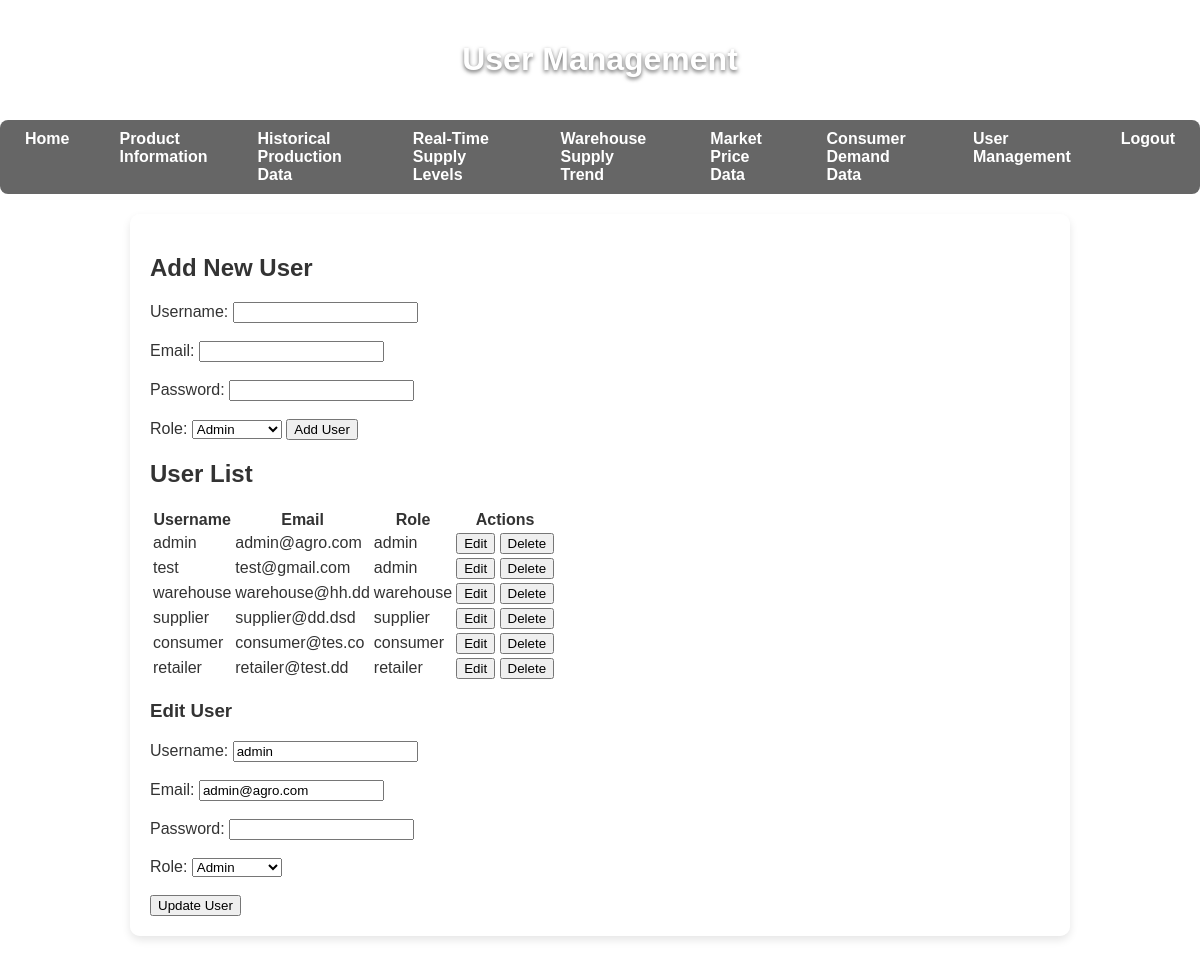
The app's page /user_management.php?edit=1 (signed in) with its own data.
### tables this page shows
CREATE TABLE users (
    id INT AUTO_INCREMENT PRIMARY KEY,
    username VARCHAR(50) NOT NULL,
    email VARCHAR(100) NOT NULL UNIQUE,
    password VARCHAR(255) NOT NULL,
    role ENUM('admin', 'supplier', 'consumer', 'warehouse', 'retailer') NOT NULL DEFAULT 'consumer',
    created_at TIMESTAMP DEFAULT CURRENT_TIMESTAMP
);

### user_management.php (the view, shortened to what this page needs)
<!DOCTYPE html>
<html lang="en">
<head>
    <link rel="stylesheet" href="styles.css">
    <link rel="stylesheet" href="css/common.css">
</head>
<body>
    <header>
        <h1>User Management</h1>
    </header>
    <?php include 'db_connect.php'; ?>
    <main>
        <section>
            <h2>Add New User</h2>
            <form method="POST" action="">
                <label for="username">Username:</label>
                <input type="text" id="username" name="username" required><br><br>
                <label for="email">Email:</label>
                <input type="email" id="email" name="email" required><br><br>
                <label for="password">Password:</label>
                <input type="password" id="password" name="password" required><br><br>
                <label for="role">Role:</label>
                <select id="role" name="role" required>
                    <option value="admin">Admin</option>
                </select>
                <button type="submit" name="addUser">Add User</button>
            </form>
        </section>
        <section>
            <h2>User List</h2>
            <?php
            $sql = "SELECT id, username, email, role FROM users";
            $result = $conn->query($sql);
            ?>
            <table>
                <thead>
                    <tr>
                        <th>Username</th>
                        <th>Email</th>
                        <th>Role</th>
                        <th>Actions</th>
                    </tr>
                </thead>
                <tbody>
                    <?php while ($row = $result->fetch_assoc()): ?>
                    <tr>
                        <td><?= htmlspecialchars($row['username']) ?></td>
                        <td><?= htmlspecialchars($row['email']) ?></td>
                        <td><?= htmlspecialchars($row['role']) ?></td>
                        <td>
                            <a href="?edit=<?= $row['id'] ?>"><button>Edit</button></a>
                            <a href="?delete=<?= $row['id'] ?>" onclick="return confirm('Are you sure you want to delete this user?');"><button>Delete</button></a>
                        </td>
                    </tr>
                    <?php endwhile; ?>
                </tbody>
            </table>
            <?php
            if (isset($_GET['edit'])) {
                $userID = $_GET['edit'];
                $sql = "SELECT * FROM users WHERE id='$userID'";
                $result = $conn->query($sql);
                $row = $result->fetch_assoc();
            ?>
            <h3>Edit User</h3>
            <form method="POST" action="">
                <label for="username">Username:</label>
                <input type="text" id="username" name="username" value="<?= htmlspecialchars($row['username']) ?>" required><br><br>
                <label for="email">Email:</label>
                <input type="email" id="email" name="email" value="<?= htmlspecialchars($row['email']) ?>" required><br><br>
                <label for="password">Password:</label>
                <input type="password" id="password" name="password" value="" required><br><br>
                <label for="role">Role:</label>
                <select id="role" name="role" required>
                    <option value="admin" <?= $row['role'] == 'admin' ? 'selected' : '' ?>>Admin</option>
                </select><br><br>
                <button type="submit" name="updateUser">Update User</button>
            </form>
            <?php } ?>
        </section>
    </main>
</body>
</html>

### css/common.css (style rules this page uses)
body { background-image: url('bg_picture.jpg'); background-size: cover; background-position: center; background-repeat: no-repeat; color: #333; min-height: 100vh; margin: 0; font-family: Arial, sans-serif; }
nav ul { list-style-type: none; margin: 0; padding: 0; display: flex; justify-content: center; background: rgba(0, 0, 0, 0.6); border-radius: 8px; }
nav ul li { margin: 0 10px; }
nav ul li a { color: white; padding: 10px 15px; text-decoration: none; display: block; font-weight: bold; }
main { padding: 20px; background: rgba(255, 255, 255, 0.8); border-radius: 10px; margin: 20px auto; max-width: 900px; box-shadow: 0 4px 8px rgba(0, 0, 0, 0.1); }
header { text-align: center; padding: 20px; color: white; text-shadow: 0 2px 4px rgba(0, 0, 0, 0.6); }

### records on screen
users: username "admin", email "admin@agro.com", role "admin", role "Admin"
users: username "test", email "test@gmail.com", role "admin"
users: username "warehouse", email "warehouse@hh.dd", role "warehouse"
users: username "supplier", email "supplier@dd.dsd", role "supplier"
users: username "consumer", email "consumer@tes.co", role "consumer"
users: username "retailer", email "retailer@test.dd", role "retailer"
